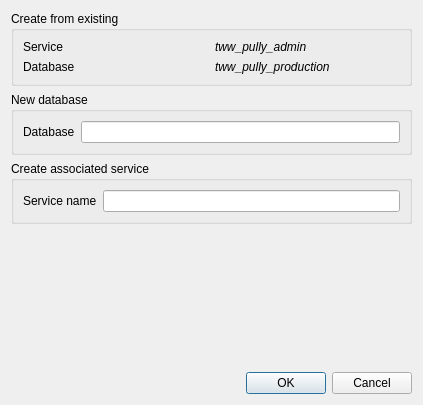
<?xml version="1.0" encoding="UTF-8"?>
<ui version="4.0">
 <class>ServiceEditDialog</class>
 <widget class="QDialog" name="ServiceEditDialog">
  <property name="geometry">
   <rect>
    <x>0</x>
    <y>0</y>
    <width>423</width>
    <height>405</height>
   </rect>
  </property>
  <property name="windowTitle">
   <string>Edit Service</string>
  </property>
  <layout class="QVBoxLayout" name="verticalLayout">
   <item>
    <widget class="QGroupBox" name="groupBox">
     <property name="title">
      <string>Create from existing</string>
     </property>
     <layout class="QGridLayout" name="gridLayout_2">
      <item row="0" column="0">
       <widget class="QLabel" name="label">
        <property name="text">
         <string>Service</string>
        </property>
       </widget>
      </item>
      <item row="1" column="0">
       <widget class="QLabel" name="label_2">
        <property name="text">
         <string>Database</string>
        </property>
       </widget>
      </item>
      <item row="0" column="1">
       <widget class="QLabel" name="existingService_label">
        <property name="font">
         <font>
          <italic>true</italic>
         </font>
        </property>
        <property name="text">
         <string>tww_pully_admin</string>
        </property>
       </widget>
      </item>
      <item row="1" column="1">
       <widget class="QLabel" name="existingDatabase_label">
        <property name="font">
         <font>
          <italic>true</italic>
         </font>
        </property>
        <property name="text">
         <string>tww_pully_production</string>
        </property>
       </widget>
      </item>
     </layout>
    </widget>
   </item>
   <item>
    <widget class="QGroupBox" name="groupBox_2">
     <property name="title">
      <string>New database</string>
     </property>
     <layout class="QGridLayout" name="gridLayout_3">
      <item row="0" column="1">
       <widget class="QLineEdit" name="newDatabase_lineEdit"/>
      </item>
      <item row="0" column="0">
       <widget class="QLabel" name="label_4">
        <property name="text">
         <string>Database</string>
        </property>
       </widget>
      </item>
     </layout>
    </widget>
   </item>
   <item>
    <widget class="QGroupBox" name="groupBox_3">
     <property name="title">
      <string>Create associated service</string>
     </property>
     <layout class="QGridLayout" name="gridLayout_4">
      <item row="0" column="0">
       <widget class="QLabel" name="label_5">
        <property name="text">
         <string>Service name</string>
        </property>
       </widget>
      </item>
      <item row="0" column="1">
       <widget class="QLineEdit" name="newService_lineEdit"/>
      </item>
     </layout>
    </widget>
   </item>
   <item>
    <spacer name="verticalSpacer">
     <property name="orientation">
      <enum>Qt::Vertical</enum>
     </property>
     <property name="sizeHint" stdset="0">
      <size>
       <width>20</width>
       <height>40</height>
      </size>
     </property>
    </spacer>
   </item>
   <item>
    <widget class="QDialogButtonBox" name="buttonBox">
     <property name="orientation">
      <enum>Qt::Horizontal</enum>
     </property>
     <property name="standardButtons">
      <set>QDialogButtonBox::Cancel|QDialogButtonBox::Ok</set>
     </property>
    </widget>
   </item>
  </layout>
 </widget>
 <resources/>
 <connections>
  <connection>
   <sender>buttonBox</sender>
   <signal>rejected()</signal>
   <receiver>ServiceEditDialog</receiver>
   <slot>reject()</slot>
   <hints>
    <hint type="sourcelabel">
     <x>316</x>
     <y>260</y>
    </hint>
    <hint type="destinationlabel">
     <x>286</x>
     <y>274</y>
    </hint>
   </hints>
  </connection>
 </connections>
</ui>
